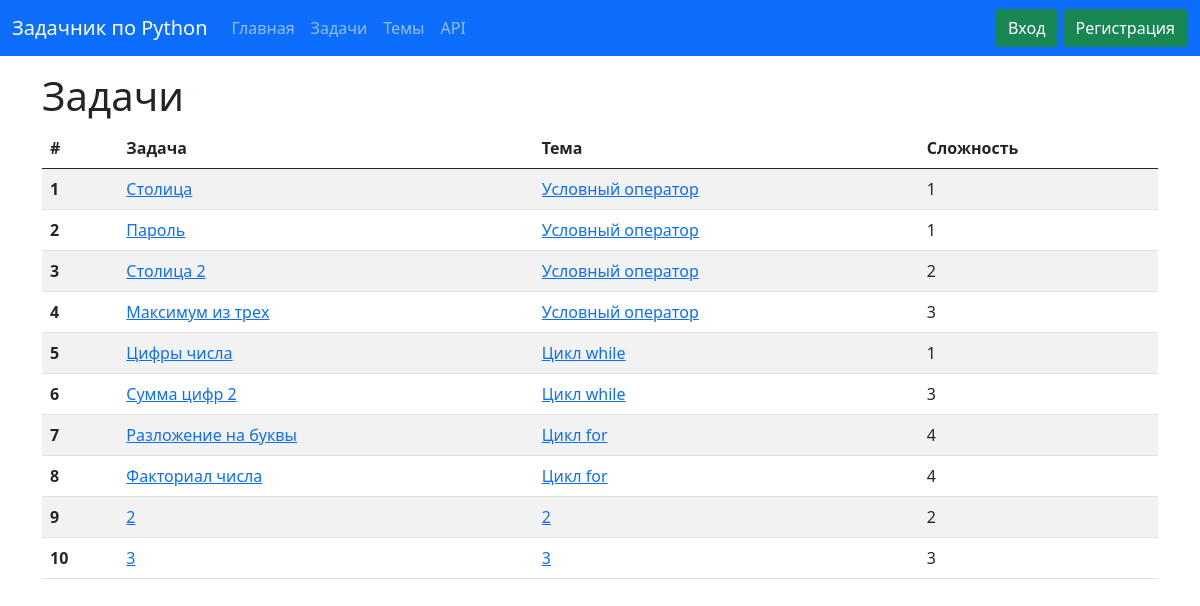
The page /subjects/tasks/all on the database as committed earlier.
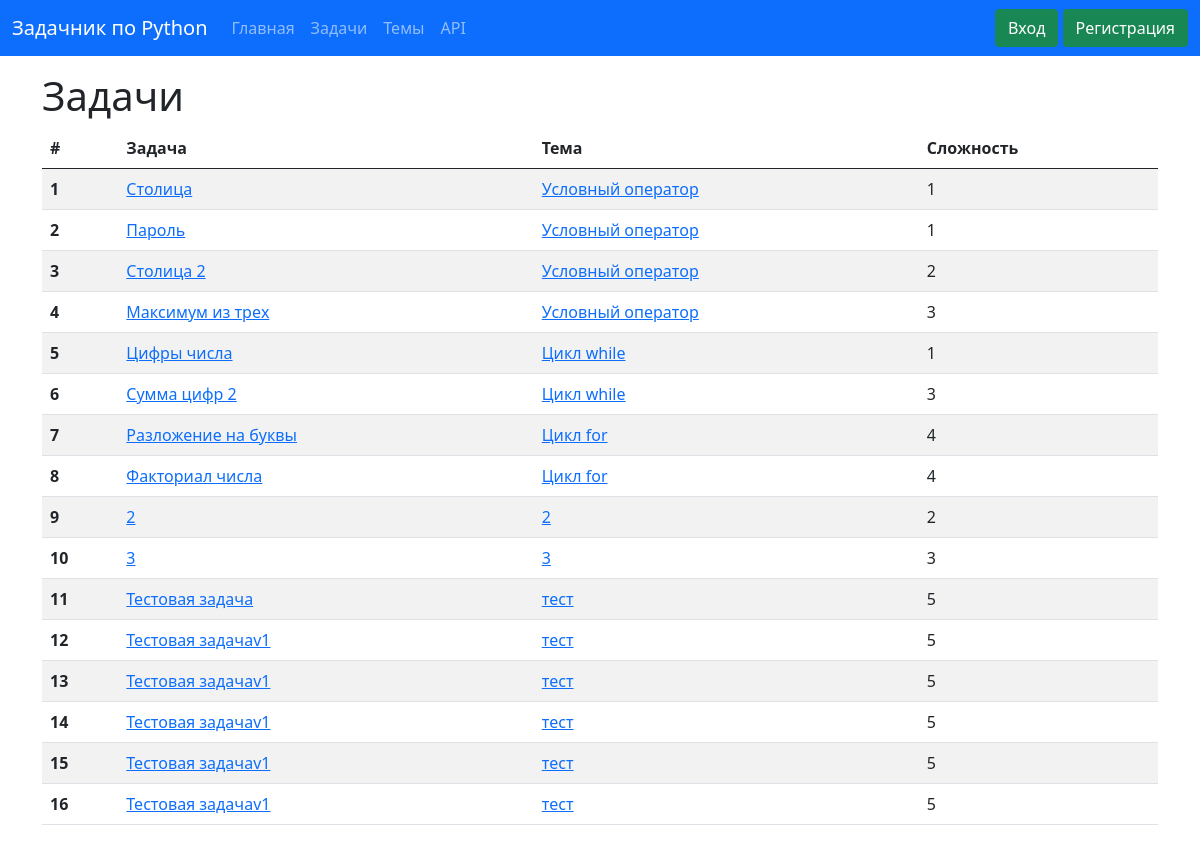
The same page on the database as committed later.
### data/tasks.py (models this page shows, shortened)
class Task(SqlAlchemyBase, SerializerMixin):
    __tablename__ = 'tasks'
    id = sqlalchemy.Column(sqlalchemy.Integer, primary_key=True, autoincrement=True)
    title = sqlalchemy.Column(sqlalchemy.String, index=True, nullable=True)
    content = sqlalchemy.Column(sqlalchemy.String, nullable=True)
    subject = sqlalchemy.Column(sqlalchemy.String, default='Без темы')
    created_date = sqlalchemy.Column(sqlalchemy.Date, default=datetime.date.today)
    rating = sqlalchemy.Column(sqlalchemy.Integer)
    user_id = sqlalchemy.Column(sqlalchemy.Integer, sqlalchemy.ForeignKey("users.id"))
    user = orm.relation('User', back_populates='task')
    solve = orm.relation('Solve', cascade="all, delete")

### main.py (the view)
@app.route('/subjects/tasks/<string:topic>', methods=['GET', 'POST'])
def tasks(topic):
    if topic == 'all':
        session = db_session.create_session()
        result = session.query(Task).all()
    else:
        session = db_session.create_session()
        result = session.query(Task).filter(Task.subject == topic).all()
    return render_template('tasks_page.html', title='Список задач', tasks=result)

### data/db_session.py (called while the page is built)
def create_session() -> Session:
    global __factory
    return __factory()

### templates/tasks_page.html
{% extends "base_template.html" %}
{% block main %}
<h1>Задачи</h1>
<table class="table table-striped">
    <thead>
    <tr>
        <th scope="col">#</th>
        <th scope="col">Задача</th>
        <th scope="col">Тема</th>
        <th scope="col">Сложность</th>
    </tr>
    </thead>
    {% for item in tasks %}
    <tr>
        <th scope="row">{{ loop.index }}</th>
        <td><a href="/tasks/{{ item.id }}">{{ item.title }}</a></td>
        <td><a href="/tasks/{{ item.subject }}">{{ item.subject }}</a></td>
        <td>{{ item.rating }}</td>
    </tr>
    {% endfor %}
</table>
{% endblock %}

### templates/base_template.html (shortened to what this page needs)
<!doctype html>
<html lang="ru">
<head>
    <link href="https://cdn.jsdelivr.net/npm/bootstrap@5.0.0-beta3/dist/css/bootstrap.min.css" rel="stylesheet"
>
</head>
<body>
<div class="d-flex flex-column h-200">
    <header>
        <nav class="navbar navbar-expand-lg navbar-dark bg-primary">
            <div class="container-fluid">
                <a class="navbar-brand mb-0 h1" href="/">Задачник по Python</a>
                <div class="collapse navbar-collapse" id="navbarNav">
                    <ul class="navbar-nav">
                        <li class="nav-item"><a class="nav-link" href="/">Главная</a></li>
                        <li class="nav-item"><a class="nav-link" href="/subjects/tasks/all">Задачи</a></li>
                        <li class="nav-item"><a class="nav-link" href="/subjects">Темы</a></li>
                        <li class="nav-item"><a class="nav-link" href="/about">API</a></li>
                    </ul>
                </div>
                <div>
                    {% if current_user.is_authenticated %}
                    <span class="navbar-text">Пользователь: {{ current_user.name }} </span> <a href="/logout">
                    <button type="button" class="btn btn-danger">Выход</button>
                </a>
                    {% else %}
                    <a href="login" class="btn btn-success">Вход</a>
                    <a href="registration" class="btn btn-success">Регистрация</a>
                    {% endif %}
                </div>
            </div>
        </nav>
    </header>
    <div class="container py-3">
        <main>
            {% block main %}
            {% endblock %}
        </main>
    </div>
</div>
</body>
</html>

Rows that differ between the two databases and show on the page:
added Task: title "Тестовая задача", subject "тест", rating "5"
added Task: title "Тестовая задачаv1", subject "тест", rating "5"
added Task: title "Тестовая задачаv1", subject "тест", rating "5"
added Task: title "Тестовая задачаv1", subject "тест", rating "5"
added Task: title "Тестовая задачаv1", subject "тест", rating "5"
added Task: title "Тестовая задачаv1", subject "тест", rating "5"
